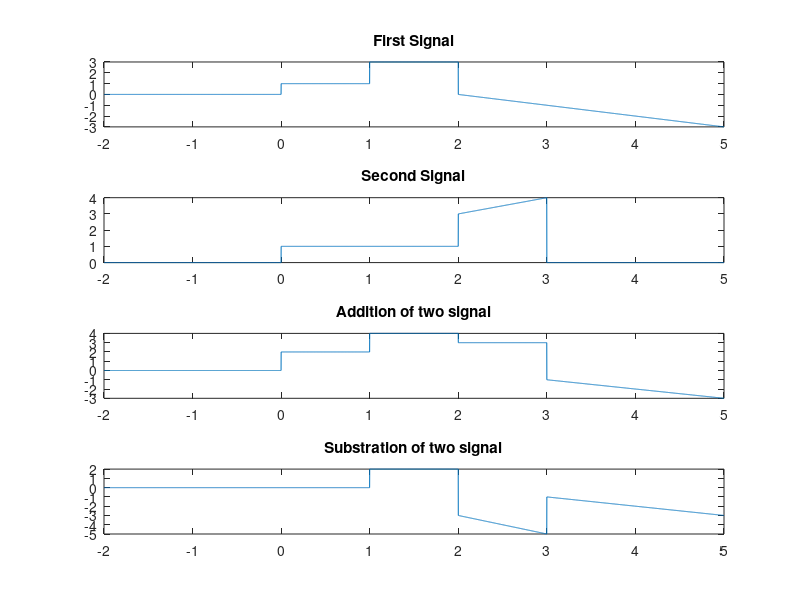

MATLAB code to generate this figure:
t=-2:0.001:5;

unit = t>=0;
unit1 = t>=1;
unit2 = t>=2;
unit3 = t>=3;
unit4 = t>=4;

x = unit + (2*unit1) - unit2 - (t.*unit2);
subplot(4,1,1);
plot(t,x);
title('First Signal');

y = unit + (t.*unit2) - (t.*unit3) - unit3;
subplot(4,1,2);
plot(t,y);
title('Second Signal');

add=x+y;
subplot(4,1,3);
plot(t,add);
title('Addition of two signal');

sub=x-y;
subplot(4,1,4);
plot(t,sub);
title('Substration of two signal');